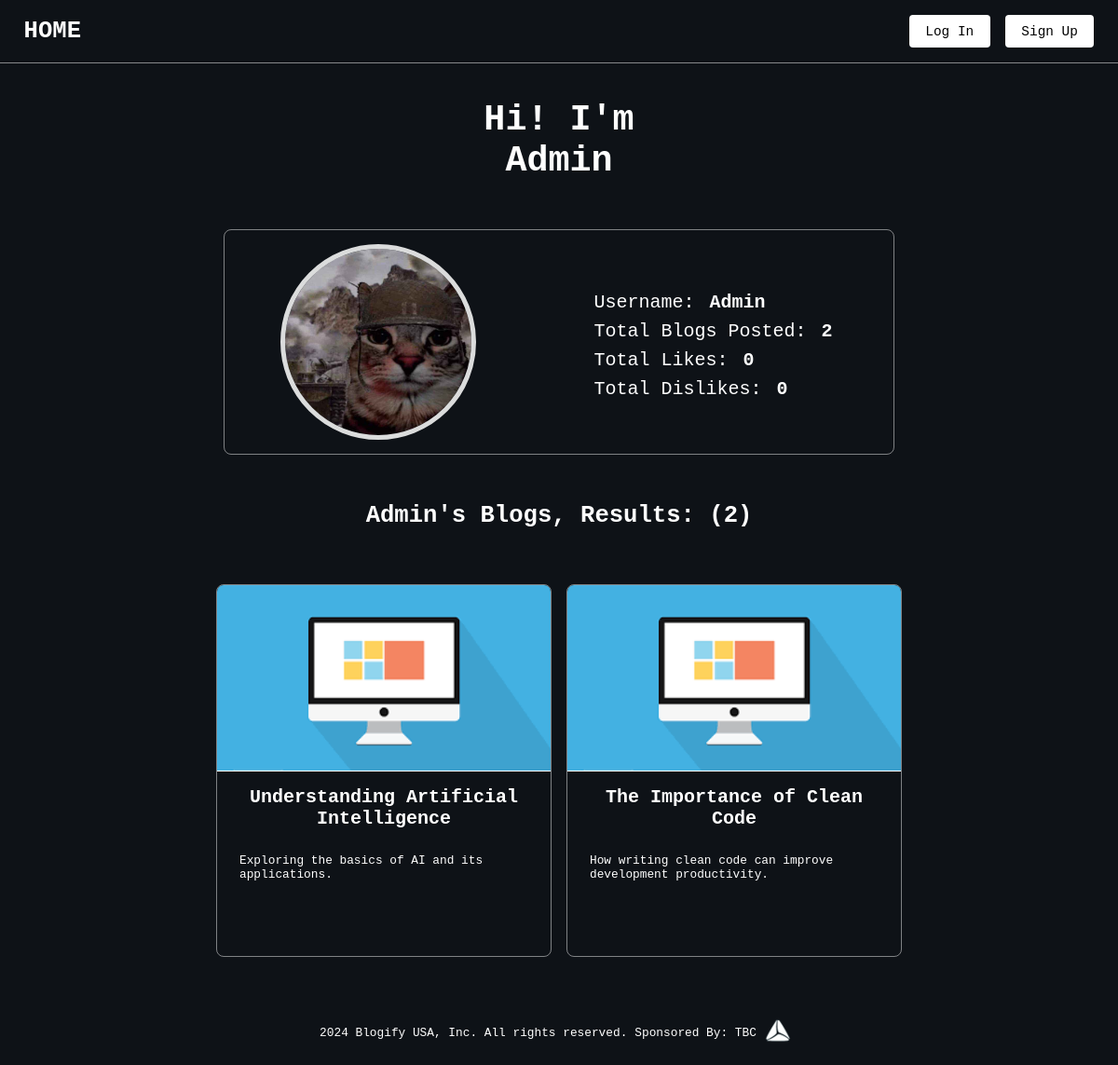
Page /user/1 on the committed database.
### models.py (models this page shows, shortened)
class User(db.Model, UserMixin):
    id = db.Column(db.Integer, primary_key=True)
    name = db.Column(db.String, nullable=False)
    email = db.Column(db.String, nullable=False, unique=True)
    password = db.Column(db.String, nullable=False)
    image = db.Column(db.String, nullable=False)
    role = db.Column(db.String, nullable=False, default="user")

class Blog(db.Model):
    id = db.Column(db.Integer, primary_key=True)
    name = db.Column(db.String, nullable=False)
    description = db.Column(db.String, nullable=False)
    article = db.Column(db.String, nullable=False)
    user = db.Column(db.Integer, nullable=False)
    likes = db.Column(db.Integer, nullable=False)
    dislikes = db.Column(db.Integer, nullable=False)
    image = db.Column(db.String, nullable=False)

### routes.py (the view)
@app.route("/user/<id>")
def renderUserProfile(id):
    user = User.query.get(id)
    if not user:
        return "<h1>404: User was not found!</h1>"
    user_blogs = Blog.query.filter(Blog.user == user.id).all()
    user_likes = Up_votes.query.filter(Up_votes.blog_owner == user.id).count()
    user_dislikes = Down_votes.query.filter(Down_votes.blog_owner == user.id).count()
    return render_template(
        "public_profile.html",
        user=user,
        blogs=user_blogs,
        blog_len=len(user_blogs),
        upvotes_len=user_likes,
        downvotes_len=user_dislikes,
    )

### templates/public_profile.html
{% extends "base.html" %} {% block content %}
<main class="main user">
	<h1 class="heading-primary user__heading">
		Hi! I'm <br />
		{{user.name}}
	</h1>
	<div class="user__profile">
		<div class="user__picture">
			<img class="user__image" src="/static/images/users/{{user.image}}" alt="Profile image of the user" />
		</div>
		<div class="user__info">
			<p class="user__label user__name">Username: <strong> {{user.name}} </strong></p>
			<p class="user__label user__name">Total Blogs Posted: <strong>{{blog_len}}</strong></p>
			<p class="user__label user__name">Total Likes: <strong>{{upvotes_len}}</strong></p>
			<p class="user__label user__name">Total Dislikes: <strong>{{downvotes_len}}</strong></p>
		</div>
	</div>
	<h2 class="heading-secondary user__heading">{{user.name}}'s Blogs, Results: ({{blog_len}})</h2>
	<div class="blogs user__blogs">
		{% for blog in blogs %}
		<div class="blog-card" id="{{blog.id}}">
			<div class="blog-card__cover">
				<img src="/static/images/blogs/{{blog.image}}" alt="Cover image of the blog" class="blog-card__image" />
			</div>
			<div class="blog-card__wrapper">
				<h3 class="heading-tertiary blog-card__title">{{blog.name}}</h3>
				<p class="blog-card__description">{{blog.description}}</p>
			</div>
		</div>
		{% endfor %}
	</div>
</main>
{% endblock %}

### static/css/style.css (style rules this page uses)
*, *::before, *::after { margin: 0; padding: 0; box-sizing: inherit; }
html { font-size: 62.5%; }
@media only screen and (max-width: 1200px) { html { font-size: 50%; } }
body { box-sizing: border-box; font-size: 1.6rem; font-family: monospace; overflow-x: hidden; background-color: #0e1217; width: 100%; }
.main { padding: 4.8rem 1rem; min-height: 100vh; background-color: #0e1217; }
.heading-primary { color: #ffffff; font-size: 4.8rem; }
.heading-secondary { color: #ffffff; font-size: 3.2rem; }
.heading-tertiary { font-size: 2.5rem; color: #ffffff; }
.blogs { width: 100%; display: flex; flex-direction: row; padding: 1rem; gap: 2rem; flex-wrap: wrap; justify-content: center; }
.blog-card { max-width: 45rem; min-height: 50rem; width: 100%; border: 1px solid rgba(255, 255, 255, 0.47); border-radius: 1rem; transition: transform 0.3s; overflow: hidden; }
.blog-card__wrapper { display: flex; flex-direction: column; padding: 2rem 3rem; height: 100%; }
.blog-card__cover { width: 100%; max-height: 25rem; height: 100%; object-fit: cover; object-position: center; border-bottom: 1px solid #ffffff; }
.blog-card__image { width: 100%; height: 100%; object-fit: cover; object-position: center; }
.blog-card__title { word-wrap: break-word; white-space: pre-wrap; word-break: break-word; margin-bottom: 3.2rem; text-align: center; }
.blog-card__description { word-wrap: break-word; white-space: pre-wrap; word-break: break-word; color: #ffffff; margin-bottom: auto; }
.user { width: 100%; }
.user__profile { display: flex; align-items: center; justify-content: space-around; margin: 6.4rem auto; padding: 2.5rem 0; border: 1px solid rgba(255, 255, 255, 0.47); border-radius: 1rem; max-width: 90rem; }
.user__picture { object-fit: cover; object-position: center; display: flex; flex-direction: column; align-items: center; }
.user__image { border-radius: 50%; outline: 5px solid rgba(255, 255, 255, 0.85); object-fit: cover; object-position: center; width: 25rem; height: 25rem; }
.user__info { margin-top: 1rem; display: flex; flex-direction: column; gap: 1rem; }
.user__blogs { width: 100%; display: flex; flex-direction: row; padding: 1rem; gap: 2rem; flex-wrap: wrap; justify-content: center; }
.user__heading { text-align: center; margin-bottom: 6.4rem; }
.user__label { color: #ffffff; font-size: 2.5rem; display: flex; align-items: center; gap: 2rem; }
.user__label strong { color: #ffffff; }

### rows in the picture
User: name "Admin", image (picture)
Blog: image (placeholder picture), name "Understanding Artificial Intelligence", description "Exploring the basics of AI and its applications."
Blog: image (placeholder picture), name "The Importance of Clean Code", description "How writing clean code can improve development productivity."

### other values in the picture
{{ blog_len }} "2"
{{ upvotes_len }} "0"
{{ downvotes_len }} "0"
